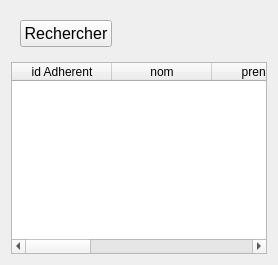
            <widget class="QWidget" name="Historique">
             <layout class="QVBoxLayout" name="verticalLayout_37">
              <item>
               <widget class="QWidget" name="widget_16" native="true">
                <layout class="QHBoxLayout" name="horizontalLayout_10">
                 <item alignment="Qt::AlignLeft">
                  <widget class="QPushButton" name="pushButton_18">
                   <property name="font">
                    <font>
                     <pointsize>12</pointsize>
                    </font>
                   </property>
                   <property name="cursor">
                    <cursorShape>PointingHandCursor</cursorShape>
                   </property>
                   <property name="text">
                    <string>Rechercher</string>
                   </property>
                   <property name="icon">
                    <iconset resource="QSS/QSS_Resources.qrc">
                     <normaloff>:/icons/Icons/search.png</normaloff>:/icons/Icons/search.png</iconset>
                   </property>
                   <property name="iconSize">
                    <size>
                     <width>24</width>
                     <height>24</height>
                    </size>
                   </property>
                  </widget>
                 </item>
                </layout>
               </widget>
              </item>
              <item>
               <widget class="QTableWidget" name="tableWidget_4">
                <column>
                 <property name="text">
                  <string>id Adherent</string>
                 </property>
                </column>
                <column>
                 <property name="text">
                  <string>nom</string>
                 </property>
                </column>
                <column>
                 <property name="text">
                  <string>prenom</string>
                 </property>
                </column>
                <column>
                 <property name="text">
                  <string>ref</string>
                 </property>
                </column>
                <column>
                 <property name="text">
                  <string>titre</string>
                 </property>
                </column>
                <column>
                 <property name="text">
                  <string>date emprunt</string>
                 </property>
                </column>
                <column>
                 <property name="text">
                  <string>date retour</string>
                 </property>
                </column>
               </widget>
              </item>
             </layout>
            </widget>
